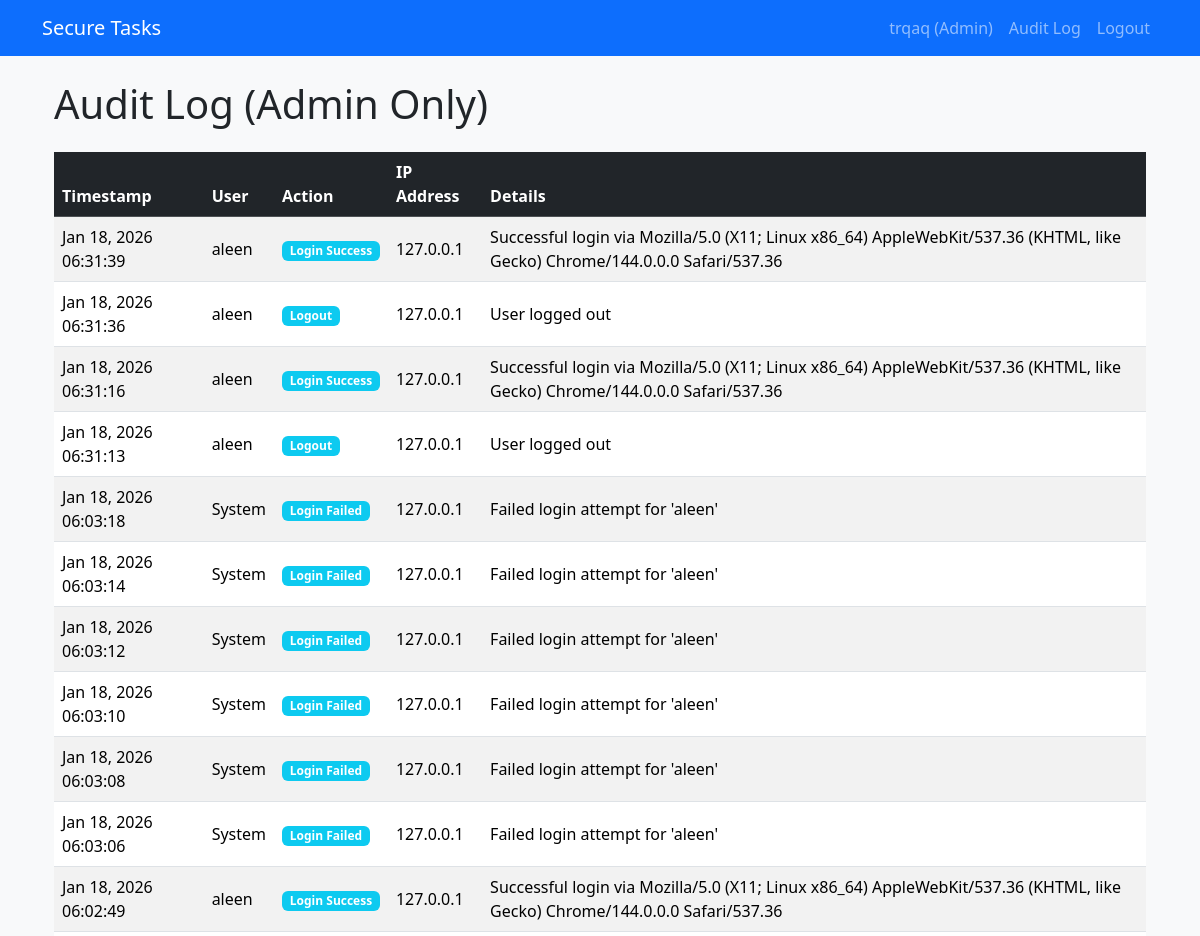
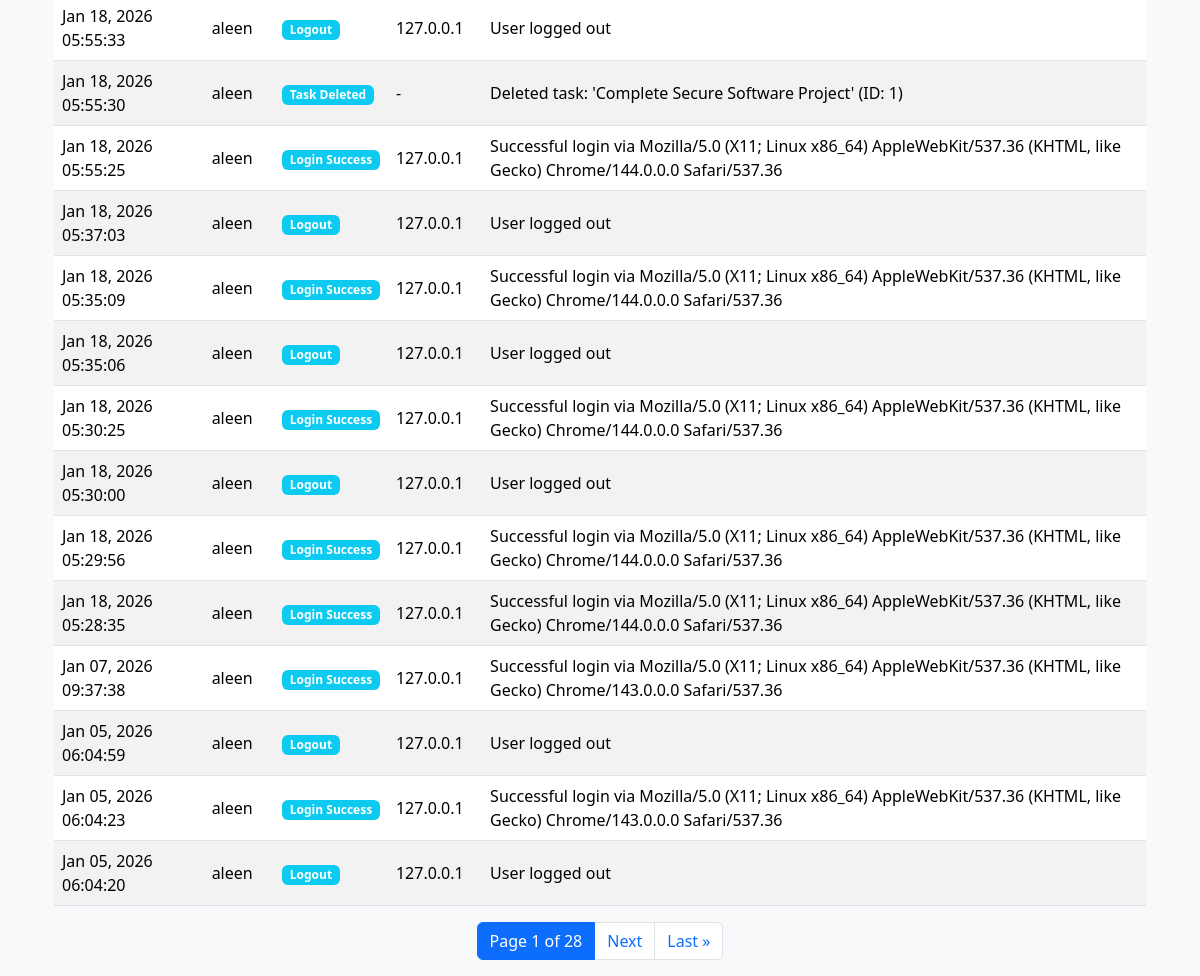
Page /tasks/audit-log/ (signed in) on the committed database (2 pictures, top to bottom).
### auditlog/models.py (models this page shows, shortened)
class AuditLog(models.Model):
    ACTION_CHOICES = [
        ('LOGIN_SUCCESS', 'Login Success'),
        ('LOGIN_FAILED', 'Login Failed'),
        ('LOGOUT', 'Logout'),
        ('TASK_CREATE', 'Task Created'),
        ('TASK_UPDATE', 'Task Updated'),
        ('TASK_DELETE', 'Task Deleted'),
    ]
    user = models.ForeignKey(
        User,
        on_delete=models.SET_NULL,
        null=True,
        blank=True,
        help_text="User who performed the action (null for failed logins)"
    )
    action = models.CharField(
        max_length=50,
        choices=ACTION_CHOICES,
        help_text="Type of action performed"
    )
    timestamp = models.DateTimeField(
        auto_now_add=True,
        help_text="When the action occurred"
    )
    details = models.TextField(
        blank=True,
        help_text="Additional details (no sensitive data)"
    )
    ip_address = models.GenericIPAddressField(
        null=True,
        blank=True,
        help_text="Client IP address"
    )
    class Meta:
        ordering = ['-timestamp']  # Most recent first
        verbose_name = 'Audit Log'
        verbose_name_plural = 'Audit Logs'

### tasks/views.py (the view)
# urls.py: path('audit-log/', views.AuditLogListView.as_view(), name='audit_log'),
@method_decorator(staff_member_required, name='dispatch')
class AuditLogListView(LoginRequiredMixin, ListView):
    model = AuditLog
    template_name = 'auditlog/audit_log.html'
    context_object_name = 'logs'
    paginate_by = 25

### securetaskapp/templates/auditlog/audit_log.html (shortened to what this page needs)
{% extends 'base.html' %}
{% block content %}
<div class="container mt-4">
    <h1 class="mb-4">Audit Log (Admin Only)</h1>
    <div class="table-responsive">
        <table class="table table-striped table-hover align-middle">
            <thead class="table-dark">
                <tr>
                    <th>Timestamp</th>
                    <th>User</th>
                    <th>Action</th>
                    <th>IP Address</th>
                    <th>Details</th>
                </tr>
            </thead>
            <tbody>
                {% for log in logs %}
                <tr>
                    <td>{{ log.timestamp|date:"M d, Y H:i:s" }}</td>
                    <td>{{ log.user|default:"System" }}</td>
                    <td><span class="badge bg-info">{{ log.get_action_display }}</span></td>
                    <td>{{ log.ip_address|default:"-" }}</td>
                    <td>{{ log.details }}</td>
                </tr>
                {% empty %}
                <tr><td colspan="5" class="text-center py-4">No logs yet</td></tr>
                {% endfor %}
            </tbody>
        </table>
    </div>
    {% if page_obj.has_other_pages %}
    <nav aria-label="Audit log pagination">
        <ul class="pagination justify-content-center">
            <li class="page-item active">
                <span class="page-link">Page {{ page_obj.number }} of {{ page_obj.paginator.num_pages }}</span>
            </li>
            {% if page_obj.has_next %}
                <li class="page-item">
                    <a class="page-link" href="?page={{ page_obj.next_page_number }}">Next</a>
                </li>
                <li class="page-item">
                    <a class="page-link" href="?page={{ page_obj.paginator.num_pages }}">Last &raquo;</a>
                </li>
            {% endif %}
        </ul>
    </nav>
    {% endif %}
</div>
{% endblock %}

### securetaskapp/templates/base.html (shortened to what this page needs)
<!DOCTYPE html>
<html lang="en">
<head>
    <link href="https://cdn.jsdelivr.net/npm/bootstrap@5.3.2/dist/css/bootstrap.min.css" rel="stylesheet">
</head>
<body class="bg-light">
    <nav class="navbar navbar-expand-lg navbar-dark bg-primary">
        <div class="container">
            <a class="navbar-brand" href="{% url 'task_list' %}">Secure Tasks</a>
            <div class="navbar-nav ms-auto">
                {% if user.is_authenticated %}
                    <a class="nav-item nav-link" href="{% url 'profile' %}">{{ user.username }} {% if user.is_staff %}(Admin){% endif %}</a>
                    {% if user.is_staff %}
                        <a class="nav-item nav-link" href="{% url 'audit_log' %}">Audit Log</a>
                    {% endif %}
                    <form method="post" action="{% url 'logout' %}" class="d-inline">
                        <button type="submit" class="nav-link btn btn-link" style="cursor: pointer;">Logout</button>
                    </form>
                {% else %}
                    <a class="nav-item nav-link" href="{% url 'login' %}">Login</a>
                    <a class="nav-item nav-link" href="{% url 'register' %}">Register</a>
                {% endif %}
            </div>
        </div>
    </nav>
    <div class="container mt-4">
        {% block content %}{% endblock %}
    </div>
</body>
</html>

### rows in the picture
AuditLog: timestamp "Jan 18, 2026 06:31:39", user "aleen", action "Login Success", ip_address "127.0.0.1", details "Successful login via Mozilla/5.0 (X11; Linux x86_64) AppleWebKit/537.36 (KHTML, like Gecko) Chrome/144.0.0.0 Safari/537.36"
AuditLog: timestamp "Jan 18, 2026 06:31:36", user "aleen", action "Logout", ip_address "127.0.0.1", details "User logged out"
AuditLog: timestamp "Jan 18, 2026 06:31:16", user "aleen", action "Login Success", ip_address "127.0.0.1", details "Successful login via Mozilla/5.0 (X11; Linux x86_64) AppleWebKit/537.36 (KHTML, like Gecko) Chrome/144.0.0.0 Safari/537.36"
AuditLog: timestamp "Jan 18, 2026 06:31:13", user "aleen", action "Logout", ip_address "127.0.0.1", details "User logged out"
AuditLog: timestamp "Jan 18, 2026 06:03:18", user "System", action "Login Failed", ip_address "127.0.0.1", details "Failed login attempt for 'aleen'"
AuditLog: timestamp "Jan 18, 2026 06:03:14", user "System", action "Login Failed", ip_address "127.0.0.1", details "Failed login attempt for 'aleen'"
AuditLog: timestamp "Jan 18, 2026 06:03:12", user "System", action "Login Failed", ip_address "127.0.0.1", details "Failed login attempt for 'aleen'"
AuditLog: timestamp "Jan 18, 2026 06:03:10", user "System", action "Login Failed", ip_address "127.0.0.1", details "Failed login attempt for 'aleen'"
AuditLog: timestamp "Jan 18, 2026 06:03:08", user "System", action "Login Failed", ip_address "127.0.0.1", details "Failed login attempt for 'aleen'"
AuditLog: timestamp "Jan 18, 2026 06:03:06", user "System", action "Login Failed", ip_address "127.0.0.1", details "Failed login attempt for 'aleen'"
AuditLog: timestamp "Jan 18, 2026 06:02:49", user "aleen", action "Login Success", ip_address "127.0.0.1", details "Successful login via Mozilla/5.0 (X11; Linux x86_64) AppleWebKit/537.36 (KHTML, like Gecko) Chrome/144.0.0.0 Safari/537.36"
AuditLog: timestamp "Jan 18, 2026 05:55:33", user "aleen", action "Logout", ip_address "127.0.0.1", details "User logged out"
AuditLog: timestamp "Jan 18, 2026 05:55:30", user "aleen", action "Task Deleted", ip_address "-", details "Deleted task: 'Complete Secure Software Project' (ID: 1)"
AuditLog: timestamp "Jan 18, 2026 05:55:25", user "aleen", action "Login Success", ip_address "127.0.0.1", details "Successful login via Mozilla/5.0 (X11; Linux x86_64) AppleWebKit/537.36 (KHTML, like Gecko) Chrome/144.0.0.0 Safari/537.36"
AuditLog: timestamp "Jan 18, 2026 05:37:03", user "aleen", action "Logout", ip_address "127.0.0.1", details "User logged out"
AuditLog: timestamp "Jan 18, 2026 05:35:09", user "aleen", action "Login Success", ip_address "127.0.0.1", details "Successful login via Mozilla/5.0 (X11; Linux x86_64) AppleWebKit/537.36 (KHTML, like Gecko) Chrome/144.0.0.0 Safari/537.36"
AuditLog: timestamp "Jan 18, 2026 05:35:06", user "aleen", action "Logout", ip_address "127.0.0.1", details "User logged out"
AuditLog: timestamp "Jan 18, 2026 05:30:25", user "aleen", action "Login Success", ip_address "127.0.0.1", details "Successful login via Mozilla/5.0 (X11; Linux x86_64) AppleWebKit/537.36 (KHTML, like Gecko) Chrome/144.0.0.0 Safari/537.36"
AuditLog: timestamp "Jan 18, 2026 05:30:00", user "aleen", action "Logout", ip_address "127.0.0.1", details "User logged out"
AuditLog: timestamp "Jan 18, 2026 05:29:56", user "aleen", action "Login Success", ip_address "127.0.0.1", details "Successful login via Mozilla/5.0 (X11; Linux x86_64) AppleWebKit/537.36 (KHTML, like Gecko) Chrome/144.0.0.0 Safari/537.36"
AuditLog: timestamp "Jan 18, 2026 05:28:35", user "aleen", action "Login Success", ip_address "127.0.0.1", details "Successful login via Mozilla/5.0 (X11; Linux x86_64) AppleWebKit/537.36 (KHTML, like Gecko) Chrome/144.0.0.0 Safari/537.36"
AuditLog: timestamp "Jan 07, 2026 09:37:38", user "aleen", action "Login Success", ip_address "127.0.0.1", details "Successful login via Mozilla/5.0 (X11; Linux x86_64) AppleWebKit/537.36 (KHTML, like Gecko) Chrome/143.0.0.0 Safari/537.36"
AuditLog: timestamp "Jan 05, 2026 06:04:59", user "aleen", action "Logout", ip_address "127.0.0.1", details "User logged out"
AuditLog: timestamp "Jan 05, 2026 06:04:23", user "aleen", action "Login Success", ip_address "127.0.0.1", details "Successful login via Mozilla/5.0 (X11; Linux x86_64) AppleWebKit/537.36 (KHTML, like Gecko) Chrome/143.0.0.0 Safari/537.36"
AuditLog: timestamp "Jan 05, 2026 06:04:20", user "aleen", action "Logout", ip_address "127.0.0.1", details "User logged out"

### other values in the picture
{{ user.username }} "trqaq"
{{ page_obj.number }} "1"
{{ page_obj.paginator.num_pages }} "28"
